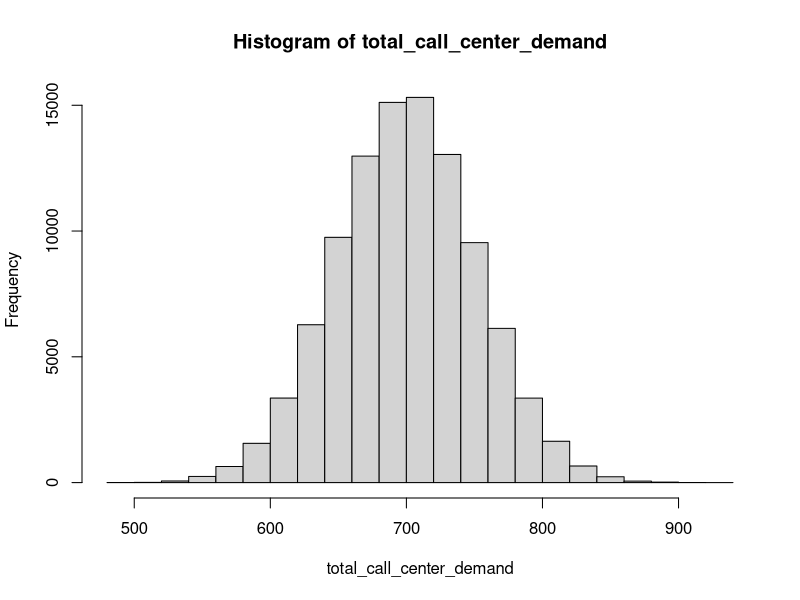
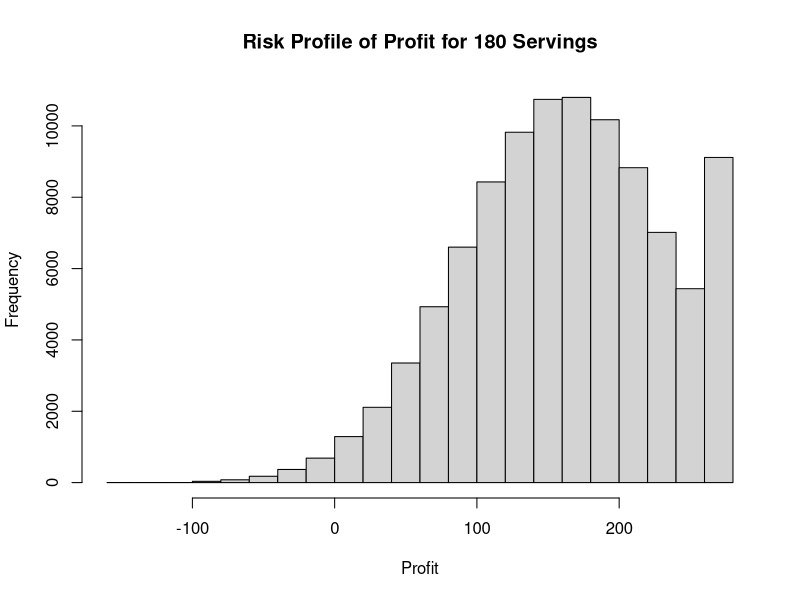

Source code (R) for these figures, in order:
## ---- chunk 1
knitr::opts_chunk$set(echo = TRUE)
## ---- chunk 2
site_A <- rnorm(100000,mean=200,sd=20)

site_B <- rnorm(100000,mean=50,sd=10)

site_C <- rnorm(100000,mean=100,sd=15)

site_D <- rnorm(100000,mean=150,sd=30)

site_E <- rnorm(100000,mean=100,sd=30)

site_F <- rnorm(100000,mean=100,sd=10)

total_call_center_demand <- site_A+site_B+site_C+site_D+site_E+site_F

total_call_center_demand_mean <- mean(total_call_center_demand)
total_call_center_demand_sd <- sd(total_call_center_demand)

total_call_center_demand_mean
# The total call center demand mean is 699.9748
total_call_center_demand_sd
# The total call center demand standard deviation is 51.24098

## ---- chunk 3
hist(total_call_center_demand)

## ---- chunk 4
set.seed(114)
n <- 100000
battery_life_mean <- 7
battery_life_sd <- 2
refund_start <- 10
refund_extra <- 1.50

refund_amounts <- numeric(n)
refund_paid <- numeric(n)

for (i in 1:n) {
  battery_life <- rnorm(1, battery_life_mean, battery_life_sd)
  
  refund_months <- max(0, 5 * 12 - round(battery_life * 12))
  refund_amount <- refund_start + refund_extra * refund_months
  
  refund_amounts[i] <- refund_amount
  refund_paid[i] <- refund_months > 0
}

expected_cost_per_cellphone <- sum(refund_amounts) / n
expected_cost_per_cellphone

# The expected cost per cellphone is about $12.99
## ---- chunk 5
probability_refund_paid <- mean(refund_paid)
probability_refund_paid

# The Probability a refund will be paid is about 15.4%

## ---- chunk 6
average_cost_per_refund <- mean(refund_amounts[refund_paid == 1])
average_cost_per_refund

# The average cost per refund is about $29.41
## ---- chunk 7
set.seed(99)

demand_mean <- 125
demand_sd <- 35
coffee_cost_per_serving <- 0.50
cup_cost_per_serving <- 0.15
retail_price_per_serving <- 2.75
municipal_license_cost = 100
hours_open = 3

n <- 100000
servings_options <- c(75, 100, 120, 140, 160, 180)
expected_profits <- numeric(length(servings_options))

for (i in 1:length(servings_options)) {
  servings <- servings_options[i]
  daily_profits <- numeric()
  
  for (j in 1:n) {
    demand <- rnorm(1, demand_mean, demand_sd)
    servings_to_prepare <- min(servings, demand)

    daily_profit <- (servings_to_prepare * (2.1)) - municipal_license_cost
    daily_profits[j] <- daily_profit
  }

  expected_profits[i] <- mean(daily_profits)
  
  cat("Expected profit for preparing", servings, "servings: $", expected_profits[i], "\n")
}

## ---- chunk 8

highest_profit_option <- servings_options[which.max(expected_profits)]
cat("The option with the highest expected profit is preparing", highest_profit_option, "servings.\n")


highest_profits <- subset(daily_profits, servings == highest_profit_option)
hist(highest_profits, main = paste("Risk Profile of Profit for", highest_profit_option, "Servings"), xlab = "Profit")
